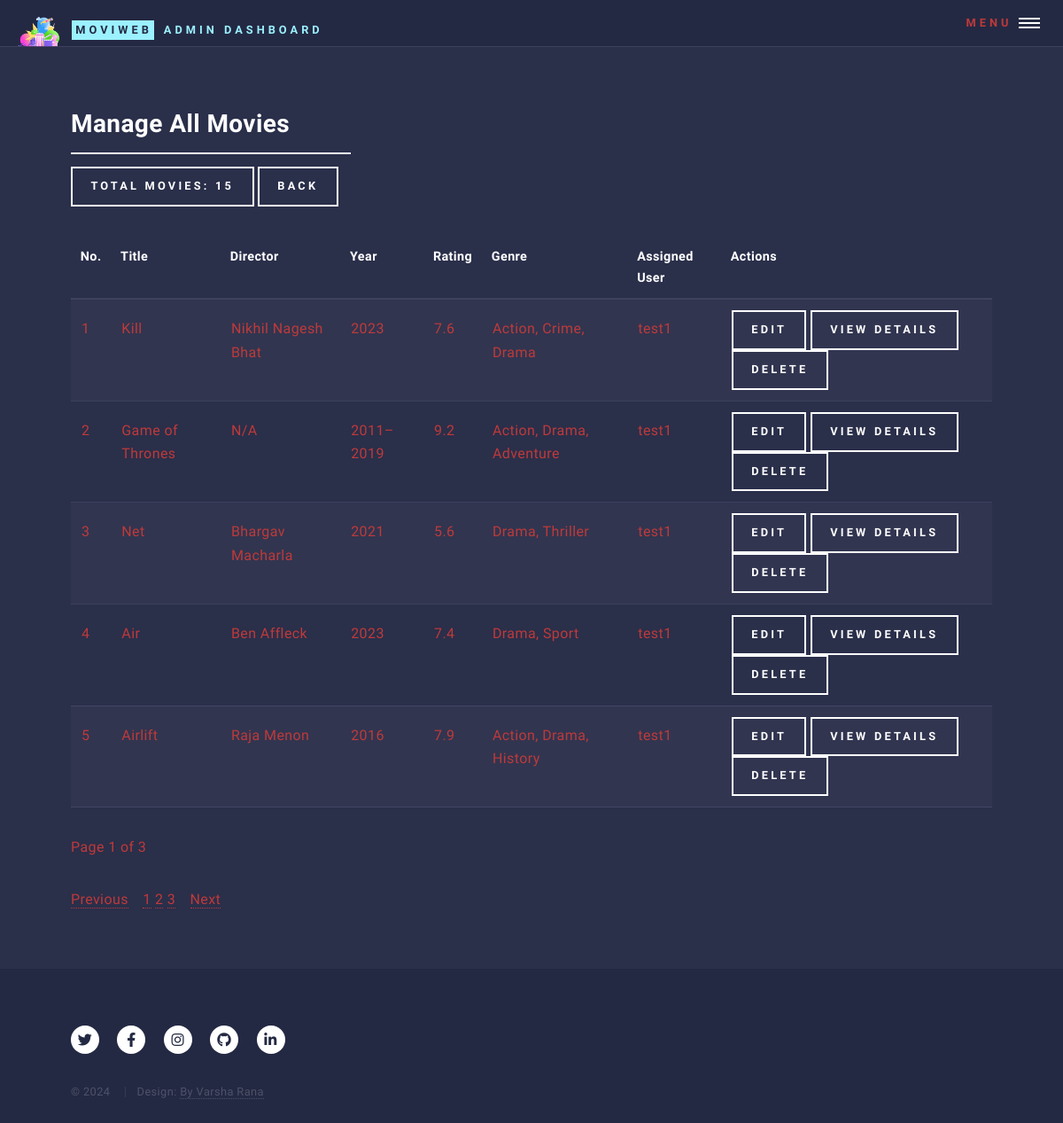
The page /admin/manage_all_movies (signed in) on the database its author committed.
### models.py (models this page shows, shortened)
class Movie(db.Model):
    __tablename__ = 'movie'
    id = db.Column(db.Integer, primary_key=True)
    title = db.Column(db.String(100), nullable=False)
    year = db.Column(db.Integer, nullable=False)
    rating = db.Column(db.Float, nullable=False)
    poster = db.Column(db.String(255))  # Optional field to store movie posters
    plot = db.Column(db.Text)  # Optional field to store the plot
    imdbID = db.Column(db.String(255), nullable=True)  # IMDb ID or link
    trailer = db.Column(db.String(255), nullable=True)  # New field to store YouTube trailer URL
    user_id = db.Column(db.Integer, db.ForeignKey('user.id'))
    admin_id = db.Column(db.Integer, db.ForeignKey('admin.id'))
    director_id = db.Column(db.Integer, db.ForeignKey('director.id'), nullable=False)  # Foreign key to Director
    genres = db.relationship('Genre', secondary=movie_genre, backref='movies')
    favorites = db.relationship('Favorite', back_populates='movie', lazy=True)  # Add this line

class Director(db.Model):
    __tablename__ = 'director'
    id = db.Column(db.Integer, primary_key=True)
    name = db.Column(db.String(100), nullable=False, unique=True)
    movies = db.relationship('Movie', backref='director', lazy=True)

class Genre(db.Model):
    __tablename__ = 'genre'
    id = db.Column(db.Integer, primary_key=True)
    name = db.Column(db.String(50), unique=True, nullable=False)

class User(db.Model):
    __tablename__ = 'user'
    id = db.Column(db.Integer, primary_key=True)
    name = db.Column(db.String(100), nullable=False)
    email = db.Column(db.String(120), unique=True, nullable=False)
    password = db.Column(db.String(200), nullable=False)
    gender = db.Column(db.String(10), nullable=True)  # Optional field for gender
    profile_picture = db.Column(db.String(200), nullable=True)  # Optional field for profile picture URL
    password_update_date = db.Column(db.DateTime, nullable=True)
    join_date = db.Column(db.DateTime, default=db.func.current_timestamp())
    movies = db.relationship('Movie', backref='user', lazy=True)
    favorites = db.relationship('Favorite', back_populates='user', lazy=True)
    admin_id = db.Column(db.Integer, db.ForeignKey('admin.id'), nullable=True)

### controllers/admin_controllers/admin_controller_for_manage_all_movies.py (the view)
def manage_all_movies():
    if not admin_logged_in():
        return handle_not_logged_in()
    admin = admin_logged_in()
    if admin is None:
        return handle_invalid_admin()  # Handle case where admin is not logged in
    total_num_movies = Movie.query.count()
    page = request.args.get('page', 1, type=int)
    per_page = 5
    movies = Movie.query.paginate(page=page, per_page=per_page)
    if request.headers.get('X-Requested-With') == 'XMLHttpRequest':
        return render_template('partials/manage_all_movies_content.html',
                               total_num_movies=total_num_movies,
                               all_movies=movies)  # Ensure consistent naming
    return render_template('manage_all_movies.html',
                           movies=movies,
                           admin=admin,
                           total_num_movies=total_num_movies)

### controllers/common_fun.py (called while the page is built)
def admin_logged_in():
    admin_id = session.get('admin_id')
    if admin_id:
        return Admin.query.get(admin_id)  # This should return the Admin object or None
    return None

### templates/admin/manage_all_movies.html (shortened to what this page needs)
<!DOCTYPE HTML>
<html>
<head>
    <link rel="stylesheet" href="../../static/css/main.css"/>
</head>
<body class="is-preload">
<div id="wrapper">
    <header id="header" class="alt">
        {% include 'partials/admin_header.html' %}
    </header>
    <div id="main">
        <section id="all-movies">
            <div class="inner">
                <header class="major">
                    <h2>Manage All Movies</h2>
                    <label class="button">Total Movies: {{ total_num_movies }}</label>
                    <a href="{{ url_for('admin_bp.manage_movies') }}" class="button">Back</a>
                </header>
                {% include 'partials/manage_all_movies_content.html' %}
            </div>
        </section>
    </div>
    <footer id="footer">
        {% include 'partials/movie_web_app_footer.html' %}
    </footer>
</div>
</body>
</html>

### templates/partials/manage_all_movies_content.html (shortened to what this page needs)
<div id="movie-table-container">
    <table id="movie-table">
        <thead>
        <tr>
            <th>No.</th>
            <th>Title</th>
            <th>Director</th>
            <th>Year</th>
            <th>Rating</th>
            <th>Genre</th>
            <th>Assigned User</th>
            <th>Actions</th>
        </tr>
        </thead>
        <tbody>
        {% set start_no = (movies.page - 1) * movies.per_page + 1 %}
        {% for movie in movies.items %}
        <tr>
            <td>{{ start_no + loop.index0 }}</td>
            <td>{{ movie.title }}</td>
            <td>{{ movie.director.name }}</td>
            <td>{{ movie.year }}</td>
            <td>{{ movie.rating }}</td>
            <td>
                {% for genre in movie.genres %}
                {{ genre.name }}{% if not loop.last %}, {% endif %}
                {% endfor %}
            </td>
            <td>{{ movie.user.name if movie.user else 'None' }}</td>
            <td>
                <a href="{{ url_for('admin_bp.edit_movie', movie_id=movie.id) }}" class="button">Edit</a>
                <a href="{{ url_for('admin_bp.admin_view_movie_details', movie_id=movie.id) }}" class="button">
                    View Details
                </a>
                <form action="{{ url_for('admin_bp.delete_any_movie', movie_id=movie.id) }}" method="post" onsubmit="return confirmDeletion()" style="display:inline;">
                    <input type="submit" value="Delete" class="button"/>
                </form>
            </td>
        </tr>
        {% endfor %}
        </tbody>
    </table>
    <p>Page {{ movies.page }} of {{ movies.pages }}</p>
</div>
<div id="pagination-container-manage-all-movies">
    <nav aria-label="Page navigation">
        <ul class="pagination">
            {% if movies.has_prev %}
            <li class="page-item">
                <a class="page-link" href="{{ url_for('admin_bp.manage_all_movies', page=movies.prev_num) }}">Previous</a>
            </li>
            {% else %}
            <li class="page-item disabled">
                <a class="page-link" href="#">Previous</a>
            </li>
            {% endif %}
            {% for page_num in movies.iter_pages() %}
            {% if page_num %}
            <li class="page-item {% if page_num == movies.page %}active{% endif %}">
                <a class="page-link" href="{{ url_for('admin_bp.manage_all_movies', page=page_num) }}">{{ page_num }}</a>
            </li>
            {% else %}
            <li class="page-item disabled">
                <a class="page-link" href="#">...</a>
            </li>
            {% endif %}
            {% endfor %}
            {% if movies.has_next %}
            <li class="page-item">
                <a class="page-link" href="{{ url_for('admin_bp.manage_all_movies', page=movies.next_num) }}">Next</a>
            </li>
            {% else %}
            <li class="page-item disabled">
                <a class="page-link" href="#">Next</a>
            </li>
            {% endif %}
        </ul>
    </nav>
</div>

### rows shown on the page
Movie: index0 "1", title "Kill", director.name "Nikhil Nagesh Bhat", year "2023", rating "7.6", user "test1"
Genre: name "Action"
Genre: name "Crime"
Genre: name "Drama"
Movie: index0 "2", title "Game of Thrones", director.name "N/A", year "2011–2019", rating "9.2", user "test1"
Genre: name "Adventure"
Movie: index0 "3", title "Net", director.name "Bhargav Macharla", year "2021", rating "5.6", user "test1"
Genre: name "Thriller"
Movie: index0 "4", title "Air", director.name "Ben Affleck", year "2023", rating "7.4", user "test1"
Genre: name "Sport"
Movie: index0 "5", title "Airlift", director.name "Raja Menon", year "2016", rating "7.9", user "test1"
Genre: name "History"

### other values the page prints
{{ total_num_movies }} "15"
{{ movies.page }} "1"
{{ movies.pages }} "3"
{{ page_num }} "1" "2" "3"
